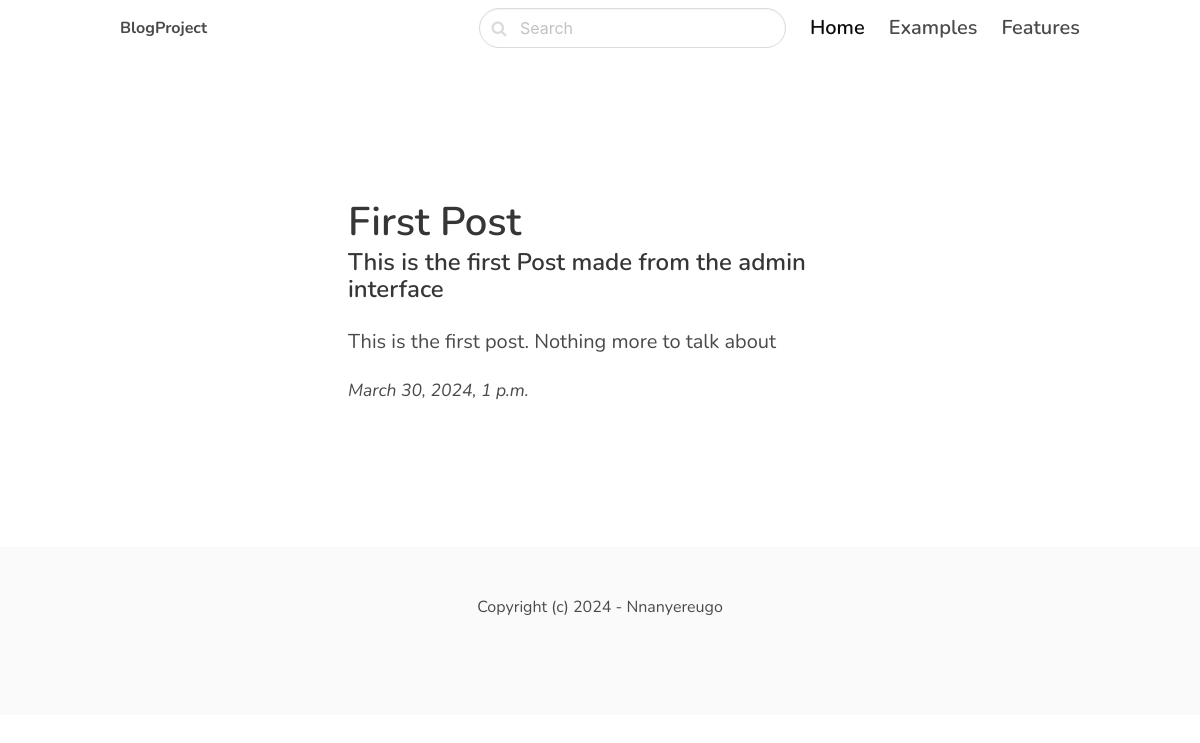
Before: / with the older database file.
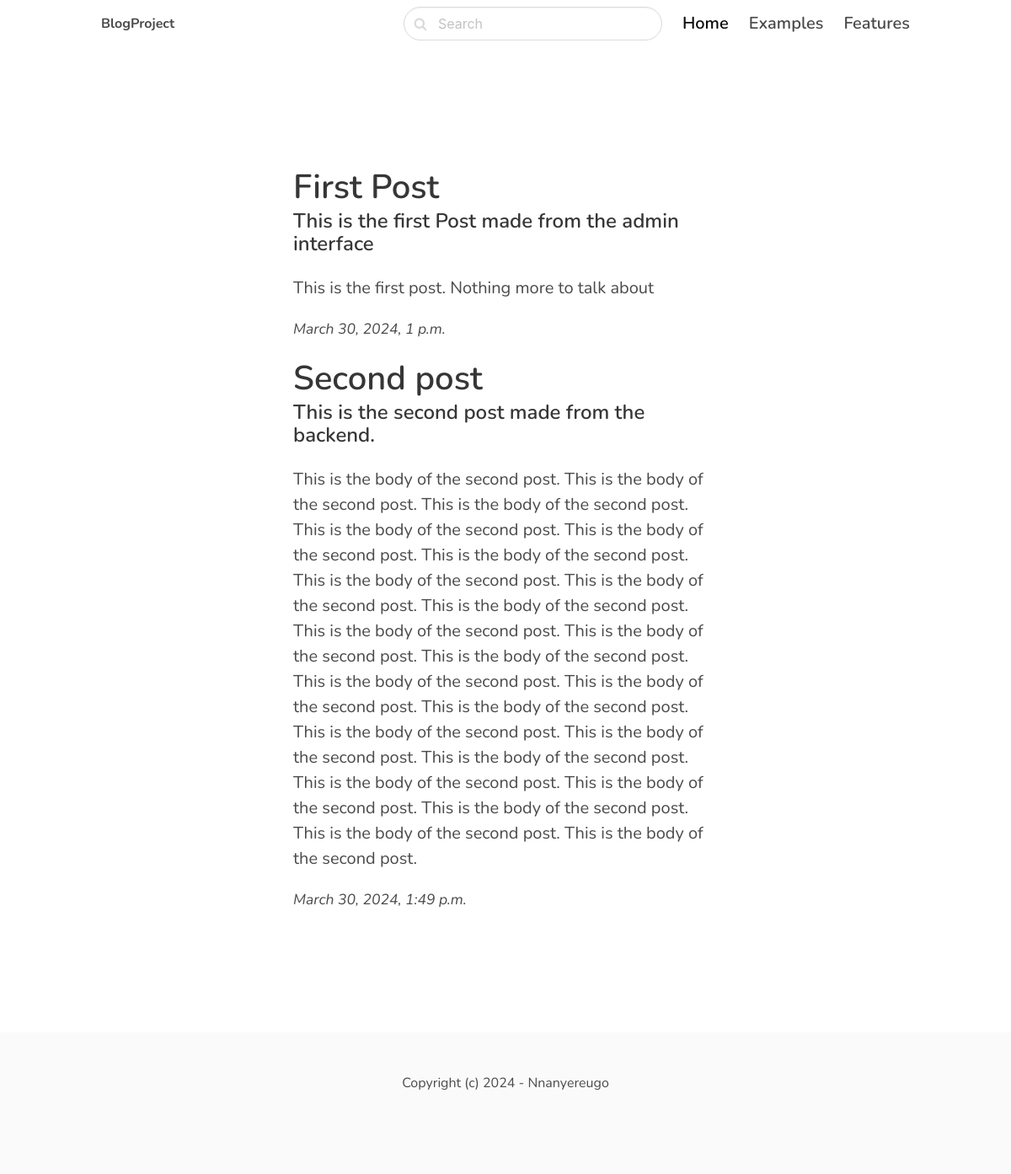
After: the same page with the newer database file.
### blog/models.py (models this page shows)
class Post(models.Model):
    title = models.CharField(max_length =255)
    slug = models.SlugField()
    intro = models.TextField()
    body = models.TextField()
    created_at = models.DateTimeField(auto_now_add = True)

### core/views.py (the view)
# urls.py: path('', frontpage, name='frontpage' ),
def frontpage(request):
        post = Post.objects.all()
        return render(request, 'core/frontpage.html', {'post': post})

### core/templates/core/frontpage.html (shortened to what this page needs)
{% extends 'core/base.html' %}
{% block content %}
<section class="hero ">
    <div class="hero-body">
        <div class="container">
            <section class="section">
                <div class="columns">
                    <div class="column is-8 is-offset-2">
                        {% for post in post%}
                        <div class="content is-medium">
                            <h1 class="title">{{post.title}}</h1>
                            <h2 class="subtitle is-4">{{post.intro}}</h2>
                            <p>{{post.body}}</p>
                            <small><i>{{post.created_at}}</i></small>
                        </div>
                        {% endfor%}
                    </div>
                </div>
            </section>
        </div>
    </div>
</section>
{% endblock %}

### core/templates/core/base.html (shortened to what this page needs)
<html lang="en">
<head>
    <link rel="stylesheet" href="https://unpkg.com/bulma@0.9.2/css/bulma.min.css" />
    <link href="https://stackpath.bootstrapcdn.com/font-awesome/4.7.0/css/font-awesome.min.css" rel="stylesheet"
>
</head>
    <body>
        <nav class="navbar">
            <div class="container">
                <div class="navbar-brand">
                    <a class="navbar-item" href="../">
                    <strong>BlogProject</strong>
                    </a>
                </div>
                <div id="navbarMenu" class="navbar-menu">
                    <div class="navbar-end">
                        <div class=" navbar-item">
                            <div class="control has-icons-left">
                                <input class="input is-rounded" type="text" placeholder="Search">
                                <span class="icon is-left">
                                </span>
                            </div>
                        </div>
                        <a class="navbar-item is-active is-size-5 has-text-weight-semibold">
                            Home
                        </a>
                        <a class="navbar-item is-size-5 has-text-weight-semibold">
                            Examples
                        </a>
                        <a class="navbar-item is-size-5 has-text-weight-semibold">
                            Features
                        </a>
                    </div>
                </div>
            </div>
        </nav>
        <section class="section">
            <div class="container">
                {% block content %}
                {% endblock %}
            </div>
        </section>
        <footer class="footer">
            <div class="content has-text-centered">
              <p>
                Copyright (c) 2024 - Nnanyereugo
              </p>
            </div>
        </footer>
    </body>
</html>

### core/templates/core/base.html (style rules this page uses)
body { font-family: 'Nunito', sans-serif; }
nav.navbar { height: 6rem !important; box-shadow: 0 1px 3px 0 rgba(0, 0, 0, .1), 0 1px 2px 0 rgba(0, 0, 0, .06) !important; }

Changed rows visible on the page:
added Post: title "Second post", intro "This is the second post made from the backend.", body "This is the body of the second post. This is the body of the second post. This is the body of the second post. This is the body of the second post. This is the body of the second post. This is the body of the second post. This is the body of the second post. This is the body of the second post. This is the body of the second post. This is the body of the second post. This is the body of the second post. This is the body of the second post. This is the body of the second post. This is the body of the second post. This is the body of the second post. This is the body of the second post. This is the body of the second post. This is the body of the second post. This is the body of the second…", created_at "March 30, 2024, 1:49 p.m."
